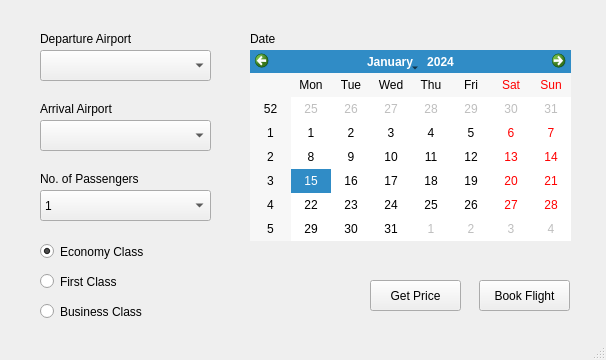
<?xml version="1.0" encoding="UTF-8"?>
<ui version="4.0">
 <class>MainWindow</class>
 <widget class="QMainWindow" name="MainWindow">
  <property name="geometry">
   <rect>
    <x>0</x>
    <y>0</y>
    <width>606</width>
    <height>360</height>
   </rect>
  </property>
  <property name="minimumSize">
   <size>
    <width>606</width>
    <height>360</height>
   </size>
  </property>
  <property name="maximumSize">
   <size>
    <width>606</width>
    <height>360</height>
   </size>
  </property>
  <property name="windowTitle">
   <string>MainWindow</string>
  </property>
  <widget class="QWidget" name="centralwidget">
   <widget class="QComboBox" name="departure_box">
    <property name="geometry">
     <rect>
      <x>40</x>
      <y>50</y>
      <width>171</width>
      <height>31</height>
     </rect>
    </property>
   </widget>
   <widget class="QComboBox" name="arrival_box">
    <property name="geometry">
     <rect>
      <x>40</x>
      <y>120</y>
      <width>171</width>
      <height>31</height>
     </rect>
    </property>
   </widget>
   <widget class="QLabel" name="label">
    <property name="geometry">
     <rect>
      <x>40</x>
      <y>30</y>
      <width>101</width>
      <height>17</height>
     </rect>
    </property>
    <property name="text">
     <string>Departure Airport</string>
    </property>
   </widget>
   <widget class="QLabel" name="label_2">
    <property name="geometry">
     <rect>
      <x>40</x>
      <y>100</y>
      <width>101</width>
      <height>17</height>
     </rect>
    </property>
    <property name="text">
     <string>Arrival Airport</string>
    </property>
   </widget>
   <widget class="QLabel" name="label_3">
    <property name="geometry">
     <rect>
      <x>250</x>
      <y>30</y>
      <width>101</width>
      <height>17</height>
     </rect>
    </property>
    <property name="text">
     <string>Date</string>
    </property>
   </widget>
   <widget class="QCalendarWidget" name="calendar_widget">
    <property name="geometry">
     <rect>
      <x>250</x>
      <y>50</y>
      <width>321</width>
      <height>191</height>
     </rect>
    </property>
   </widget>
   <widget class="QComboBox" name="passenger_box">
    <property name="geometry">
     <rect>
      <x>40</x>
      <y>190</y>
      <width>171</width>
      <height>31</height>
     </rect>
    </property>
    <item>
     <property name="text">
      <string>1</string>
     </property>
    </item>
    <item>
     <property name="text">
      <string>2</string>
     </property>
    </item>
    <item>
     <property name="text">
      <string>3</string>
     </property>
    </item>
    <item>
     <property name="text">
      <string>3+</string>
     </property>
    </item>
   </widget>
   <widget class="QLabel" name="label_4">
    <property name="geometry">
     <rect>
      <x>40</x>
      <y>170</y>
      <width>111</width>
      <height>17</height>
     </rect>
    </property>
    <property name="text">
     <string>No. of Passengers</string>
    </property>
   </widget>
   <widget class="QRadioButton" name="economyClass_radioButton">
    <property name="geometry">
     <rect>
      <x>40</x>
      <y>240</y>
      <width>111</width>
      <height>23</height>
     </rect>
    </property>
    <property name="text">
     <string>Economy Class</string>
    </property>
    <property name="checked">
     <bool>true</bool>
    </property>
    <attribute name="buttonGroup">
     <string notr="true">buttonGroup</string>
    </attribute>
   </widget>
   <widget class="QRadioButton" name="firstClass_radioButton">
    <property name="geometry">
     <rect>
      <x>40</x>
      <y>270</y>
      <width>96</width>
      <height>23</height>
     </rect>
    </property>
    <property name="text">
     <string>First Class</string>
    </property>
    <attribute name="buttonGroup">
     <string notr="true">buttonGroup</string>
    </attribute>
   </widget>
   <widget class="QRadioButton" name="businessClass_radioButton">
    <property name="geometry">
     <rect>
      <x>40</x>
      <y>300</y>
      <width>111</width>
      <height>23</height>
     </rect>
    </property>
    <property name="text">
     <string>Business Class</string>
    </property>
    <attribute name="buttonGroup">
     <string notr="true">buttonGroup</string>
    </attribute>
   </widget>
   <widget class="QPushButton" name="book_pushButton">
    <property name="geometry">
     <rect>
      <x>479</x>
      <y>280</y>
      <width>91</width>
      <height>31</height>
     </rect>
    </property>
    <property name="text">
     <string>Book Flight</string>
    </property>
   </widget>
   <widget class="QPushButton" name="getPrice_button">
    <property name="geometry">
     <rect>
      <x>370</x>
      <y>280</y>
      <width>91</width>
      <height>31</height>
     </rect>
    </property>
    <property name="text">
     <string>Get Price</string>
    </property>
   </widget>
  </widget>
  <widget class="QMenuBar" name="menubar">
   <property name="geometry">
    <rect>
     <x>0</x>
     <y>0</y>
     <width>606</width>
     <height>22</height>
    </rect>
   </property>
  </widget>
  <widget class="QStatusBar" name="statusbar"/>
 </widget>
 <resources/>
 <connections/>
 <buttongroups>
  <buttongroup name="buttonGroup"/>
 </buttongroups>
</ui>
